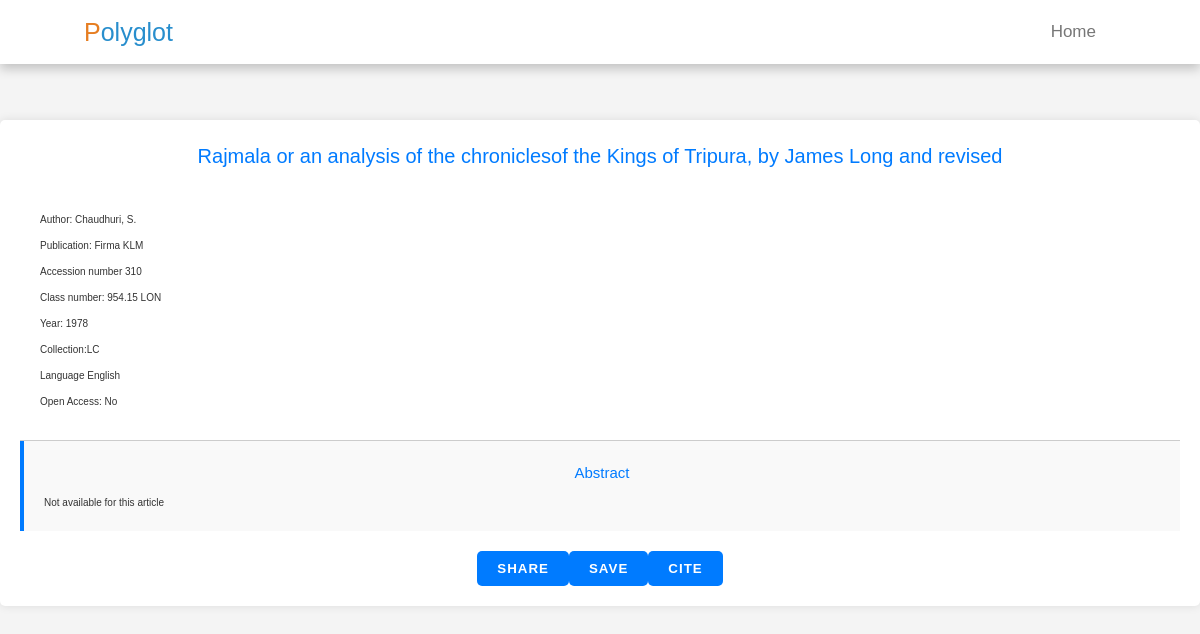
/northeast/1348, run on the app's committed database.
### citation/models.py (models this page shows)
class northeast(models.Model):
    title=models.CharField(max_length=255)
    accession_number=models.CharField(max_length=255)
    class_number=models.CharField(max_length=255)
    author_name=models.CharField(max_length=255)
    publisher=models.CharField(max_length=255)
    year=models.CharField(max_length=255)
    collection=models.CharField(max_length=255)
    language=models.CharField(max_length=255)

### citation/views.py (the view)
# urls.py: path('northeast/<int:id>',views.northeastdesc, name="northeastdesc"),
def northeastdesc(request,id):
    obj=northeast.objects.filter(id=id)[0]
    context={
        'data':obj
    }
    return render(request,"citation/northeastdesc.html",context)

### citation/templates/citation/northeastdesc.html (shortened to what this page needs)
<!DOCTYPE html>
<html lang="en">
<head>
</head>
<body>
  <header class="header">
    <a href="/" class="logo"><span>P</span>olyglot</a>
    <nav class="navbar">
      <a href="/">Home</a>
    </nav>
  </header>
    <div class="container">
        <h1>{{ data.title }}</h1>
        <div class="book-info">
            <p><strong>Author:</strong> {{ data.author_name }}</p>
            <p><strong>Publication:</strong> {{ data.publisher }}</p>
            <p><strong>Accession number</strong> {{ data.accession_number }}</p>
            <p><strong>Class number:</strong> {{ data.class_number }}</p>
            <p><strong>Year:</strong> {{ data.year }}</p>
            <p><strong>Collection:</strong>{{ data.collection }}</p>
            <p><strong>Language</strong>  {{ data.language }}</p>
            <p><strong>Open Access:</strong> No</p>
        </div>
        <div class="abstract">
            <h2>Abstract</h2>
            <p>
                Not available for this article
            </p>
        </div>
        <div class="btn-container">
            <button class="btn" onclick="shareBook()">Share</button>
            <button class="btn" onclick="saveBook()">Save</button>
            <button class="btn" onclick="citeBook()">Cite</button>
        </div>
    </div>
</body>
</html>

### citation/templates/citation/northeastdesc.html (style rules this page uses)
:root { --orange:#e67e22; --black:#333; --blue: #288ecd; --light-color:#777; --border:.1rem solid rgba(0,0,0,.2); --box-shadow:0 .5rem 1rem rgba(0,0,0,.2); }
* { margin:0; padding:0; box-sizing: border-box; outline: none; border:none; text-decoration: none; font-family: Verdana, Geneva, Tahoma, sans-serif; font-weight: lighter; }
html { font-size: 62.5%; overflow-x: hidden; scroll-behavior: smooth; scroll-padding-top: 6rem; }
body { font-family: 'Segoe UI', Tahoma, Geneva, Verdana, sans-serif; background-color: #f4f4f4; color: #333; line-height: 1.6; margin: 0; padding: 0; }
.header { position: fixed; top:0; left:0; right:0; z-index: 1000; background: #fff; box-shadow: var(--box-shadow); display: flex; align-items: center; padding:1.2rem 7%; }
.header .logo { color:var(--blue); font-size: 2.5rem; margin-right: auto; }
.header .logo span { color:var(--orange); }
.header .navbar a { color:var(--light-color); margin-right: 2rem; font-size: 1.7rem; text-transform: capitalize; }
.container { max-width: 1200px; margin: 20px auto; margin-top: 15vh; padding: 20px; background-color: #fff; border-radius: 5px; box-shadow: 0 0 10px rgba(0, 0, 0, 0.1); }
h1, h2 { text-align: center; margin-bottom: 20px; color: #007bff; }
.book-info { padding: 20px; border-bottom: 1px solid #ccc; }
.book-info p { margin-bottom: 10px; }
.abstract { margin-bottom: 20px; padding: 20px; background-color: #f9f9f9; border-left: 4px solid #007bff; }
.abstract h2 { margin-bottom: 10px; color: #007bff; }
.btn-container { display: flex; justify-content: center; margin-top: 20px; }
.btn { padding: 10px 20px; border: none; border-radius: 5px; cursor: pointer; color: #fff; background-color: #007bff; transition: background-color 0.3s ease; text-transform: uppercase; font-weight: bold; letter-spacing: 1px; }

### data on the page
northeast: title "Rajmala or an analysis of the chroniclesof the Kings of Tripura, by James Long and revised", author_name "Chaudhuri, S.", publisher "Firma KLM", accession_number "310", class_number "954.15 LON", year "1978", collection "LC", language "English"
